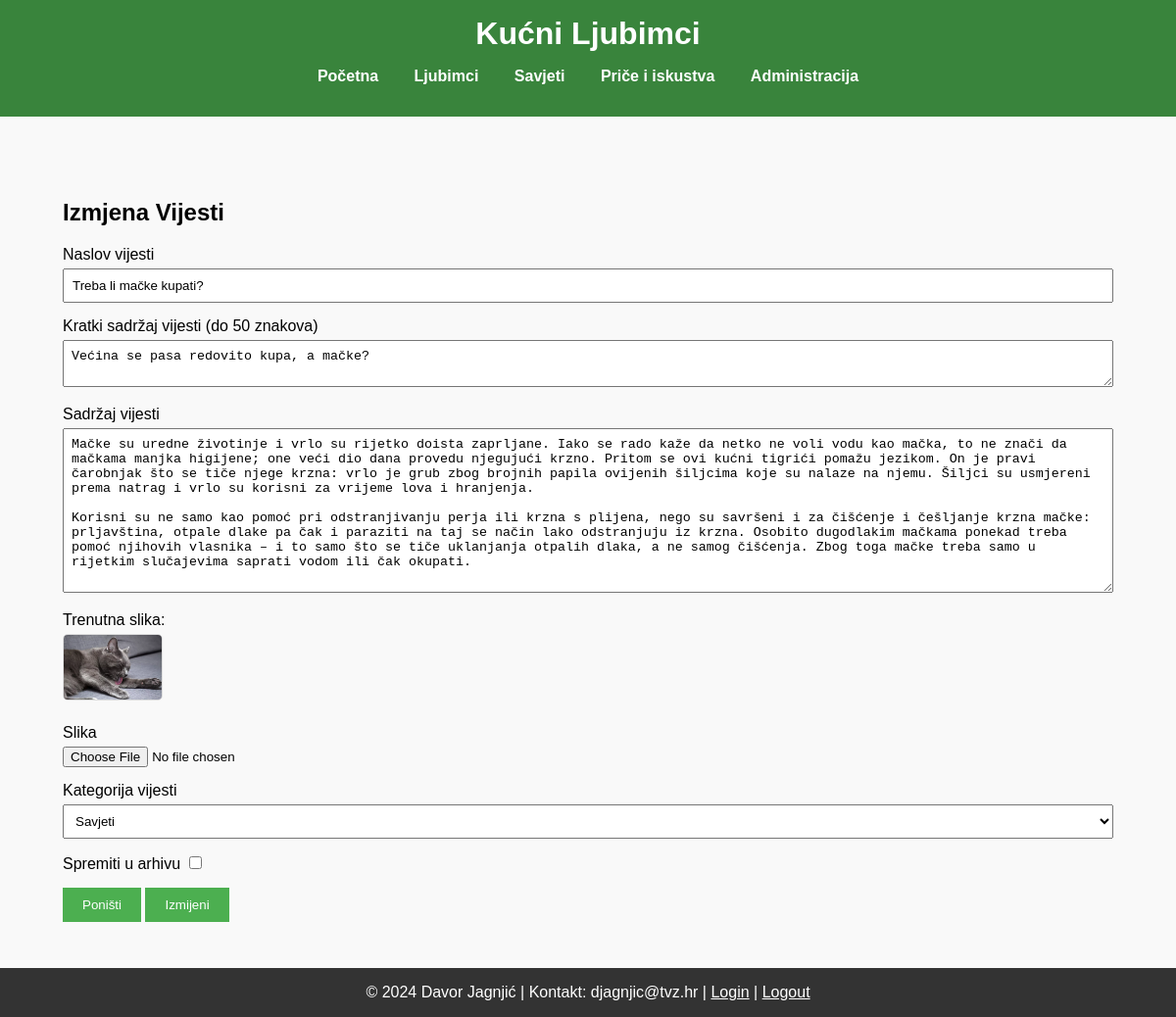
The page /izmjena.php?id=6 on the database its author committed.
### tables this page shows
CREATE TABLE `vijest` (
  `id` int(11) NOT NULL,
  `datum` varchar(32) NOT NULL,
  `naslov` varchar(64) NOT NULL,
  `sazetak` text NOT NULL,
  `tekst` text NOT NULL,
  `slika` varchar(64) NOT NULL,
  `kategorija` varchar(64) NOT NULL,
  `arhiva` tinyint(1) NOT NULL
);

### izmjena.php (the view, shortened to what this page needs)
<?php
include 'connect.php';
if (isset($_GET['id'])) {
    $id = $_GET['id'];
    $query = "SELECT * FROM vijest WHERE id = $id";
    $result = mysqli_query($dbc, $query);
    $article = mysqli_fetch_array($result);
}
?>
<!DOCTYPE html>
<html lang="en">
<head>
    <link rel="stylesheet" href="style/style.css">
</head>
<body>
    <header>
        <h1>Kućni Ljubimci</h1>
        <nav>
            <ul>
                <li><a href="index.php">Početna</a></li>
                <li><a href="kategorija.php?id=ljubimci">Ljubimci</a></li>
                <li><a href="kategorija.php?id=savjeti">Savjeti</a></li>
                <li><a href="kategorija.php?id=iskustva">Priče i iskustva</a></li>
                <li><a href="administracija.php">Administracija</a></li>
            </ul>
        </nav>
    </header>
    <main>
        <h2>Izmjena Vijesti</h2>
        <form action="azurirajBazu.php" method="POST" enctype="multipart/form-data">
            <div class="form-item">
                <label for="title">Naslov vijesti</label>
                <input type="text" name="title" id="title" class="form-field-textual" value="<?php echo $article['naslov']; ?>">
            </div>
            <div class="form-item">
                <label for="about">Kratki sadržaj vijesti (do 50 znakova)</label>
                <textarea name="about" id="about" cols="30" rows="2" class="form-field-textual" maxlength="50"><?php echo $article['sazetak']; ?></textarea>
            </div>
            <div class="form-item">
                <label for="content">Sadržaj vijesti</label>
                <textarea name="content" id="content" cols="30" rows="10" class="form-field-textual"><?php echo $article['tekst']; ?></textarea>
            </div>
            <div class="form-item">
                <label for="current-image">Trenutna slika:</label>
                <div class="current-image">
                    <img src="uploads/<?php echo $article['slika']; ?>" alt="Trenutna slika" style="width: 100px;">
                </div>
            </div>
            <div class="form-item">
                <label for="photo">Slika</label>
                <input type="file" accept="image/jpg,image/gif,image/png,image/jpeg," name="photo" id="photo">
            </div>
            <div class="form-item">
                <label for="category">Kategorija vijesti</label>
                <select name="category" id="category" class="form-field-textual" ?>" >
                    <option value="savjeti" <?php if ($article['kategorija'] == 'savjeti') echo 'selected'; ?>>Savjeti</option>
                </select>
            </div>
            <div class="form-item">
                <label>
                    Spremiti u arhivu
                    <input type="checkbox" name="archive" <?php if ($article['arhiva']) echo 'checked'; ?>>
                </label>
            </div>
            <div class="form-item">
                <button type="reset">Poništi</button>
                <button type="submit" id="update">Izmijeni</button>
            </div>
        </form><br>
    </main>
    <footer>
        <p>&copy; 2024 Davor Jagnjić | Kontakt: djagnjic@tvz.hr |  <a href="login.php" style="color: white;">Login</a> |
         <a href="logout.php" style="color: white;">Logout</a></p>
    </footer>
</body>
</html>

### style/style.css (style rules this page uses)
body { font-family: Arial, sans-serif; margin: 0; padding: 0; background-color: #f9f9f9; }
header { background-color: #39843c; color: white; padding: 1em 0; text-align: center; }
header h1 { margin: 0; font-size: 2em; }
nav ul { list-style-type: none; padding: 0; }
nav ul li { display: inline; margin: 0 1em; }
nav ul li a { color: white; text-decoration: none; font-weight: bold; }
main { padding: 4em; }
.current-image { margin-bottom: 20px; }
.current-image img { width: 100px; border: 1px solid #ddd; border-radius: 5px; }
footer { background-color: #333; color: white; text-align: center; padding: 1em 0; position: fixed; width: 100%; bottom: 0; }
footer p { margin: 0; }
.form-item { margin-bottom: 15px; }
.form-item label { display: block; margin-bottom: 5px; }
.form-field-textual { width: 100%; padding: 8px; box-sizing: border-box; }
button { background-color: #4CAF50; color: white; border: none; padding: 10px 20px; cursor: pointer; }

### rows shown on the page
vijest: title "Treba li mačke kupati?", about "Većina se pasa redovito kupa, a mačke?", content "Mačke su uredne životinje i vrlo su rijetko doista zaprljane. Iako se rado kaže da netko ne voli vodu kao mačka, to ne znači da mačkama manjka higijene; one veći dio dana provedu njegujući krzno. Pritom se ovi kućni tigrići pomažu jezikom. On je pravi čarobnjak što se tiče njege krzna: vrlo je grub zbog brojnih papila ovijenih šiljcima koje su nalaze na njemu. Šiljci su usmjereni prema natrag i vrlo su korisni za vrijeme lova i hranjenja. Korisni su ne samo kao pomoć pri odstranjivanju perja ili krzna s plijena, nego su savršeni i za čišćenje i češljanje krzna mačke: prljavština, otpale dlake pa čak i paraziti na taj se način lako odstranjuju iz krzna. Osobito dugodlakim mačkama ponekad…", slika (picture), category "Savjeti"
